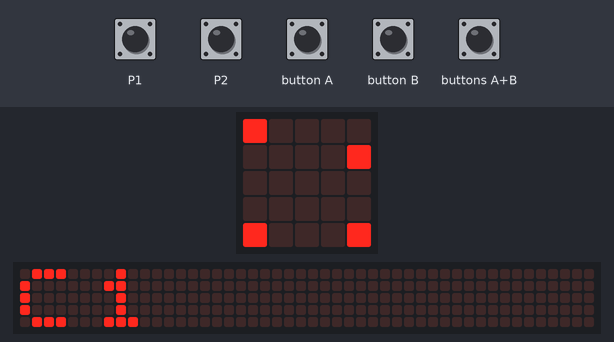
The program below on a simulated BBC micro:bit (MakeCode). Parts: the board's 5×5 LED display, a strip that is not on the board, showing the scrolling text unrolled. Inputs (shaded band) come from the test bench. The 48×5 strip is a reading aid, not a part: it shows the text the display is scrolling, unrolled, one strip-width of it at a time.

Above: at 1.27 s.
1.3 s: touch pin P1 pressed for 0.15 s
2.0 s: touch pin P1 pressed for 0.15 s
2.7 s: touch pin P2 pressed for 0.15 s
At 2.79 s:
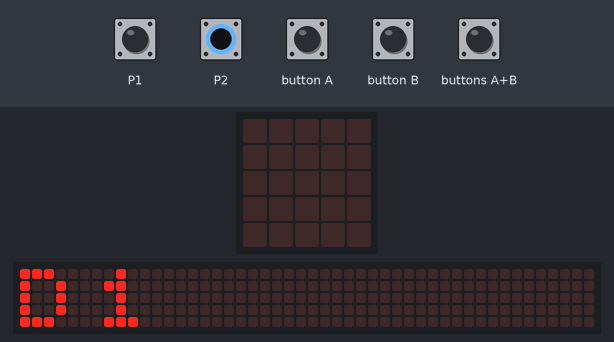
3.4 s: touch pin P2 pressed for 0.15 s
At 3.41 s:
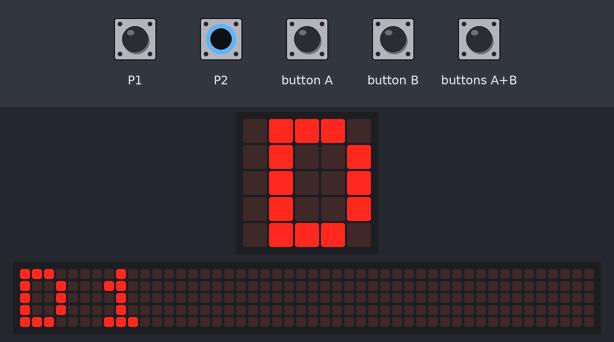
4.1 s: touch pin P1 pressed for 0.15 s
4.8 s: touch pin P2 pressed for 0.15 s
At 5.52 s:
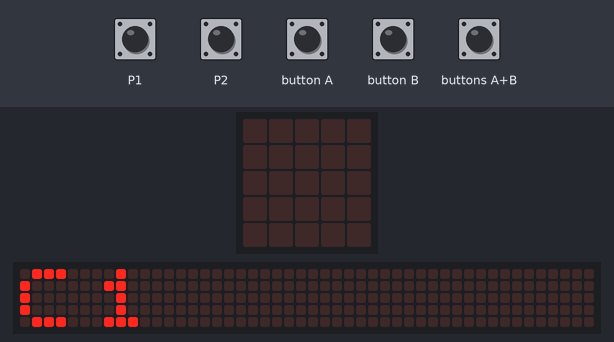
Timing chart, 0 to 6.5 s (numbered marks = the images above; inputs shaded):
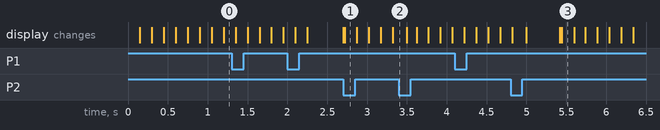

Measured:
- after the input at 4.8 s, the display: first differs from a run without the input after 0.64 s (image 3)

The program:

music_maker.py
```python
# Global variables
_null = 0
musicString = ""
noteIndex = 0
musicStringNotes: List[number] = []
keyList: List[number] = [131,
    139,
    147,
    156,
    165,
    175,
    185,
    196,
    208,
    220,
    233,
    247,
    262,
    277,
    294,
    311,
    330,
    349,
    370,
    392,
    415,
    440,
    466,
    494,
    523,
    554,
    587,
    622,
    659,
    698,
    740,
    784,
    831,
    880,
    932,
    988]
noteList = ["C",
    "C#",
    "D",
    "D#",
    "E",
    "F",
    "F#",
    "G",
    "G#",
    "A",
    "A#",
    "B"]


# When button A is pressed...
def on_button_pressed_a():
    # musicString adds the exclamation mark character to its end.
    global musicString
    musicString += "!"
    musicStringNotes.append(noteIndex) #musicStringNotes appends the current noteIndex value at the part of the song we are currently at.

input.on_button_pressed(Button.A, on_button_pressed_a)

# When Button B is pressed...
def on_button_pressed_b():
    # musicString adds the period character to its end.
    global musicString
    musicString += "."

    #musicStringNotes appends 0 since, at this position of the song, there is just a rest and not a note.
    musicStringNotes.append(_null)

input.on_button_pressed(Button.B, on_button_pressed_b)


# When both buttons A and B are pressed simultaneously...
def on_button_pressed_ab():
    global musicString

    # loops through musicString
    index = 0
    while index <= len(musicString) - 1:
        if musicString.char_at(index) == "!": #if the char in musicString at the current value of index is an exclamation mark...
            music.play(music.tone_playable(keyList[musicStringNotes[index]],
                    music.beat(BeatFraction.HALF)),
                music.PlaybackMode.UNTIL_DONE)
        else:
            music.rest(music.beat(BeatFraction.HALF)) #plays a rest for half a beat
        index += 1 #increments by 1

    #after loop finished, resets musicString to an empty so whole application can be done again
    musicString = ""

input.on_button_pressed(Button.AB, on_button_pressed_ab)


# When pin 1 is pressed...
def on_pin_pressed_p1():
    global noteIndex

    if noteIndex < len(keyList) - 1:
        noteIndex += 1
    else:
        noteIndex = 0

input.on_pin_pressed(TouchPin.P1, on_pin_pressed_p1)


# When pin 2 is pressed...
def on_pin_pressed_p2():
    global noteIndex

    if noteIndex > 0:
        noteIndex -= 1
    else:
        noteIndex = len(keyList) - 1

input.on_pin_pressed(TouchPin.P2, on_pin_pressed_p2)


def on_forever():
    # displays current note choice and level
    basic.show_string("" + noteList[noteIndex % 12] + str(Math.floor(noteIndex / 12 + 1)))

basic.forever(on_forever)
```
